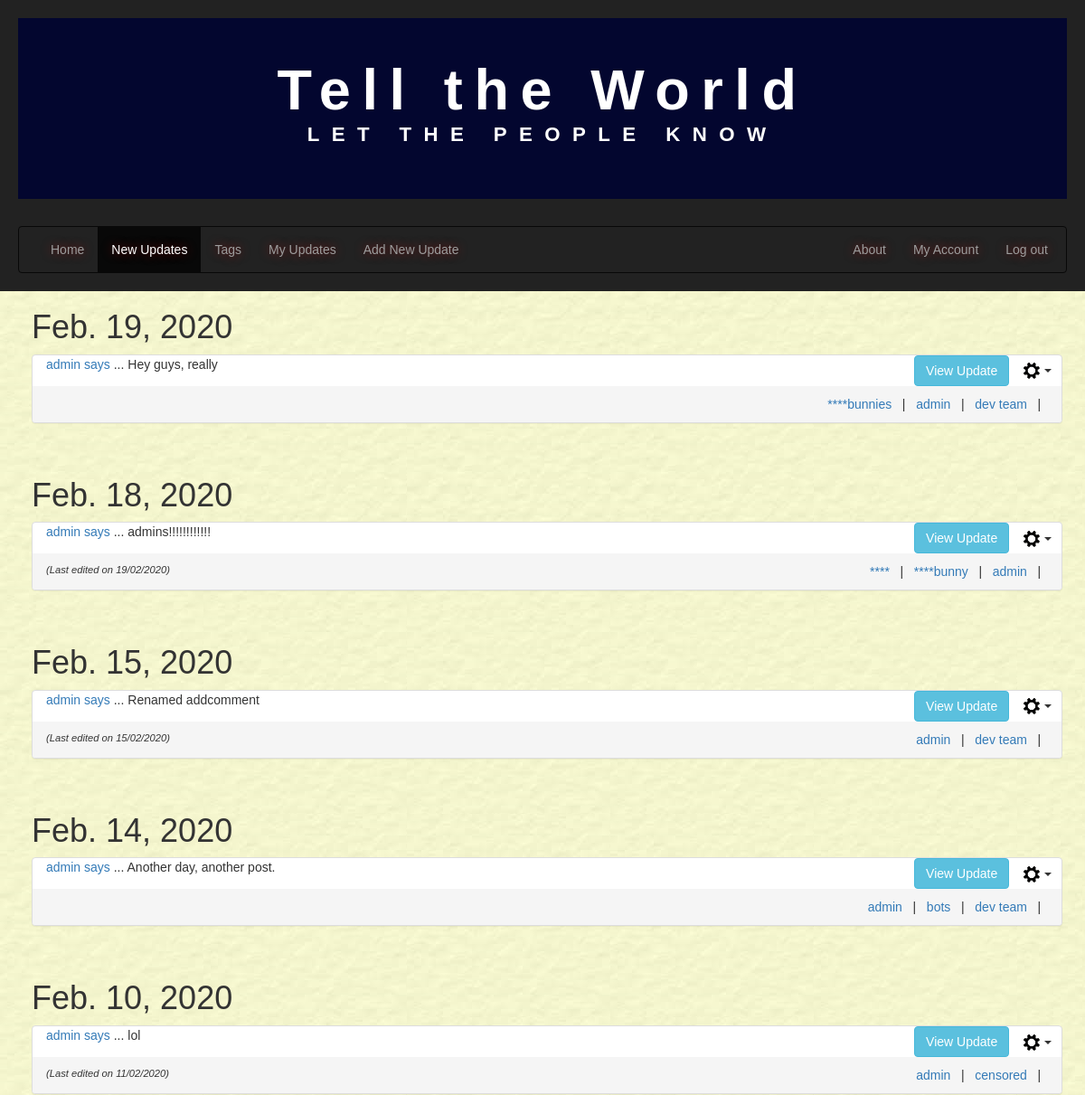
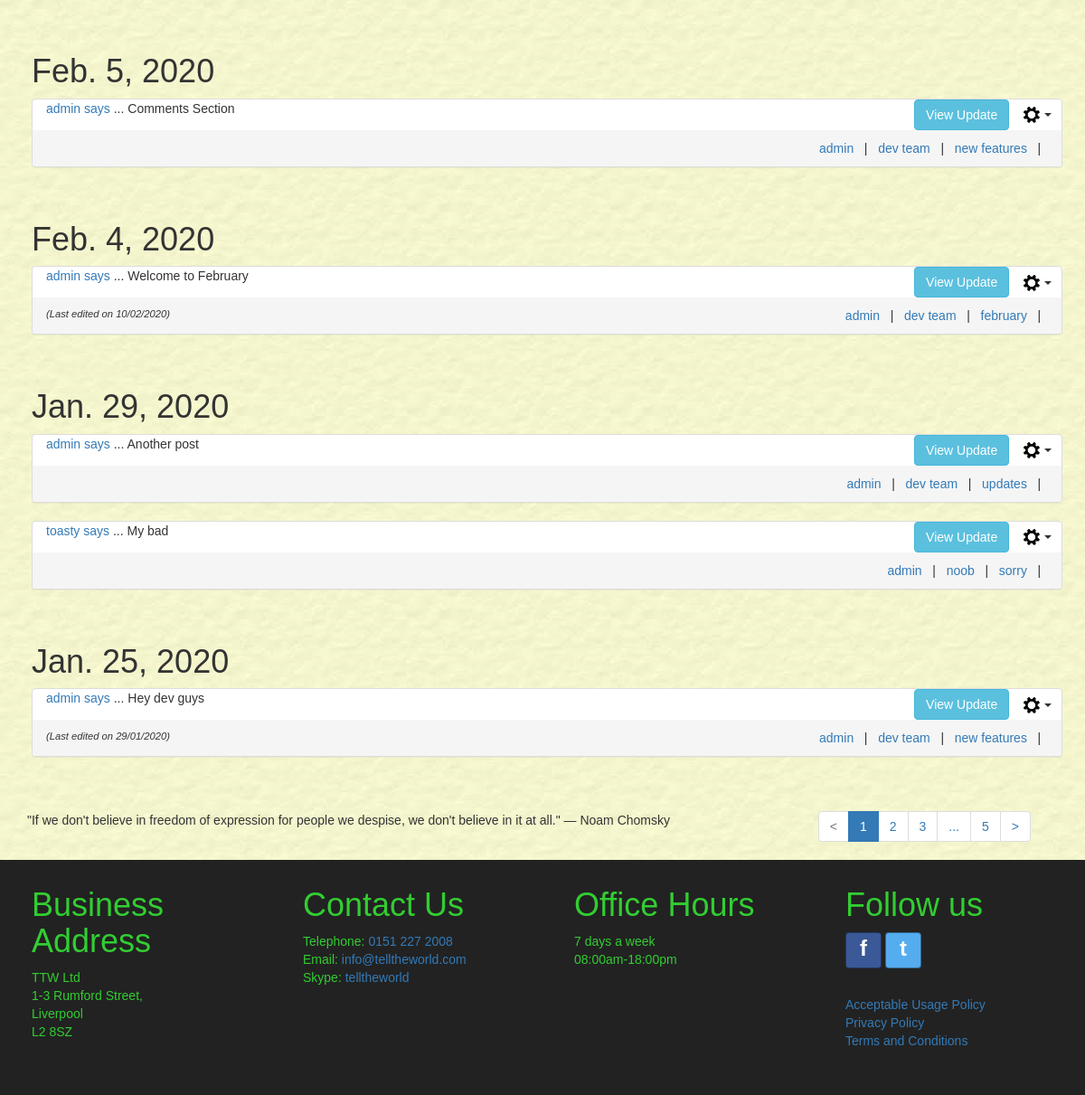
/newupdates/ (signed in), run on an earlier commit of the app's database (2 pictures, top to bottom).
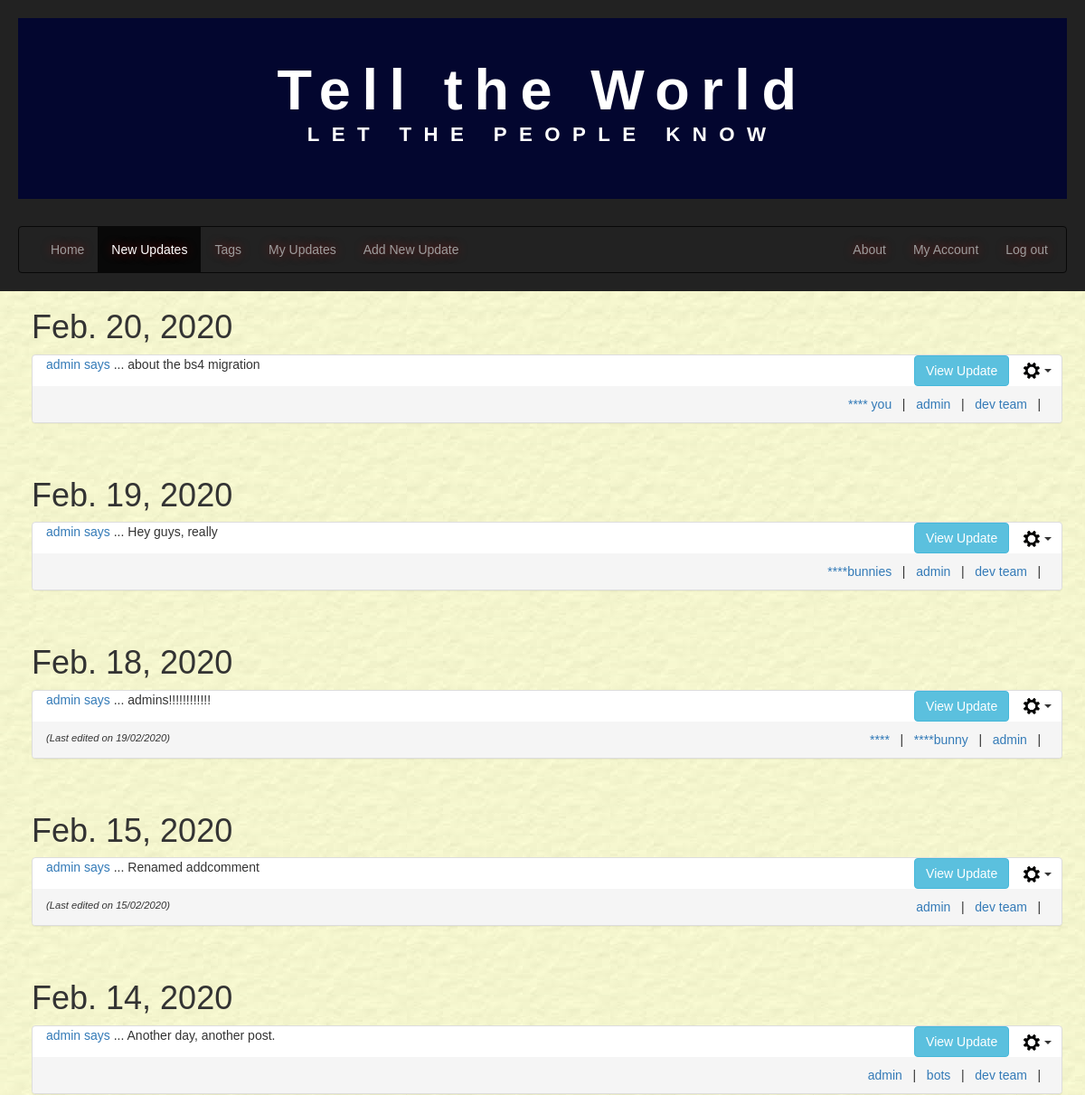
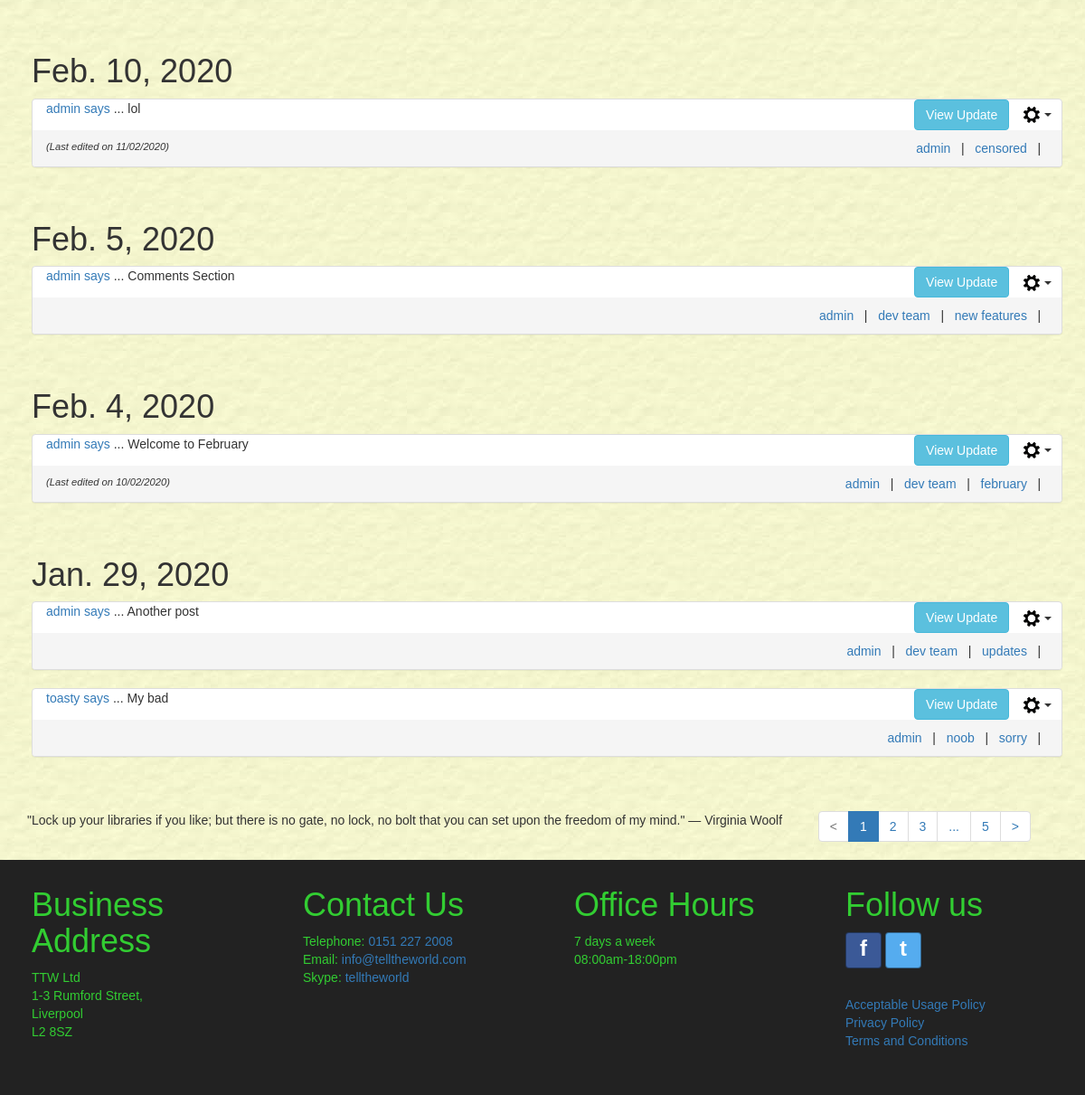
And on a later commit of the database (2 pictures, top to bottom).
### tellings/models.py (models this page shows, shortened)
class UserPost(models.Model):
    postID = models.AutoField(primary_key=True, db_column='postID')
    user = models.ForeignKey(settings.AUTH_USER_MODEL, on_delete=models.CASCADE,
                             db_column='user')
    dateOfPost = models.DateField()
    postTitle = models.CharField(max_length=35, unique=True)
    postText = models.CharField(max_length=255)
    dateOfEdit = models.DateField(null=True, blank=True)
    @property
    def post_tags(self):
        tagmaps = Tagmap.objects.filter(postID=self.postID)
        tagList = sorted([tag.tagID.tagName for tag in tagmaps])
        return tagList
    class Meta:
        verbose_name = "UserPost"
        verbose_name_plural = "UserPosts"

class Tag(models.Model):
    tagID = models.AutoField(primary_key=True, db_column='tagID')
    tagName = models.CharField(max_length=15)
    class Meta:
        ordering = ['tagName']
        verbose_name = "Tag"
        verbose_name_plural = "Tags"

### tellings/views.py (the view)
# urls.py: path('newupdates/', NewUpdatesListView.as_view(), name='newupdates'),
class NewUpdatesListView(LoginRequiredMixin, generic.ListView):
    model = UserPost
    template_name = "tellings/newupdates_list.html"
    paginate_by = 10
    http_method_names = ['get', 'post']
    def get_queryset(self):
        tagName_val = False
        username_val = False
        if self.request.method == 'GET':
            if 'tagName' in self.request.GET:
                tagName_val = self.request.GET.get('tagName', False)
            if 'userName' in self.request.GET:
                username_val = self.request.GET.get('userName', False)
                user_id = User.objects.get(username=username_val).id
        if tagName_val:  # get posts for current user filtered by tagname
            tagID = Tag.objects.get(tagName=tagName_val).tagID
            tagmaps = Tagmap.objects.filter(tagID=tagID)
            postList = [tm.postID.postID for tm in tagmaps]
            if username_val:
                new_context = UserPost.objects.filter(postID__in=postList).filter(user=user_id).order_by('-dateOfPost')
            else:
                new_context = UserPost.objects.filter(postID__in=postList).order_by('-dateOfPost')
        elif username_val:
            new_context = UserPost.objects.filter(user=user_id).order_by('-dateOfPost')
        else:            # get all posts
            new_context = UserPost.objects.all().order_by('-dateOfPost')
        return new_context
    def get_context_data(self, **kwargs):
        context = super(NewUpdatesListView, self).get_context_data(**kwargs)
        current_username = self.request.user.username
        quote = get_random_quote()
        if self.request.method == 'GET':
            if 'tagName' in self.request.GET:
                context['tagName'] = self.request.GET.get('tagName', '')
            if 'userName' in self.request.GET:
                context['userName'] = self.request.GET.get('userName', '')
        context['current_username'] = current_username
        context['quote'] = quote
        return context

### tellings/templatetags/my_tags.py (called while the page is built)
@register.simple_tag(takes_context=True)
def param_replace(context, **kwargs):
    d = context['request'].GET.copy()
    for k, v in kwargs.items():
        d[k] = v
    for k in [k for k, v in d.items() if not v]:
        del d[k]
    return d.urlencode()

### tellings/views.py (called while the page is built)
def get_random_quote():
    secure_random = random.SystemRandom()
    random_quote = secure_random.choice(random_quotes)
    return _(random_quote)

### tellings/templates/tellings/newupdates_list.html (shortened to what this page needs)
{% extends 'tellings/base.html' %}
{% block content %}
  <div class="container-fluid main-content">
    <div class="container allUserUpdates" id="userUpdates">
        {% if userpost_list %}
        {% load static %}
        {% regroup userpost_list by dateOfPost as ordered_post_list %}
        {% for mypost in ordered_post_list %}
        <div class="row">
          <h1>{{ mypost.grouper }}</h1>
          <div class="panel-group">
            {% for item in mypost.list %}
              <div class="panel panel-default" id="panel_post_{{ item.postID }}">
                <div>
                  <div class="col-sm-8 panel-postTitle">
                    <p><a href="{% url 'tellings:newupdates' %}?userName={{ item.user }}" name="{{ item.user }}">
                       {{ item.user }} says</a> ... {{ item.postTitle }}</p>
                  </div>
                  <div class="col-sm-4 align-panel-text-right">
                    <button class="btn btn-info collapse_btn" data-toggle="collapse" data-target="#collapse{{ item.postID }}">View Update</button>
                    {% if current_username %}
                      {% if item.user.username == current_username %}
                        <div class="btn-group">
                            <button type="button" class="btn dropdown-toggle post-cog-btn" data-toggle="dropdown" aria-haspopup="true" aria-expanded="false">
                              <img src="{% static 'tellings/imgs/settings_cog.png' %}" alt="">
                              <span class = "caret"></span>
                            </button>
                        </div>
                      {% else %}
                      <div class="btn-group">
                        <button type="button" class="btn dropdown-toggle post-cog-btn" data-toggle="dropdown" aria-haspopup="true" aria-expanded="false">
                          <img src="{% static 'tellings/imgs/settings_cog.png' %}" alt="">
                          <span class = "caret"></span>
                        </button>
                    </div>
                      {% endif %}
                    {% endif %}
                  </div>
                </div>
                <div class="panel-footer align_between">
                  <span class="align-panel-footer-text-left last-edited-text">
                    {% if item.dateOfEdit %}
                      (Last edited on {{ item.dateOfEdit|date:"d/m/Y" }})
                    {% else %}
                      &nbsp;
                    {% endif %}
                  </span>
                    <span class="align-panel-footer-text-right">
                  {% for tag in item.post_tags %}
                    <a href="{% url 'tellings:newupdates' %}?tagName={{ tag }}" name="{{ tag }}">{{ tag }}</a>
                    &nbsp;&nbsp;|&nbsp;&nbsp;
                  {% endfor %}
                  </span>
                </div>
              </div>
              <br />
            {% endfor %}
          </div>
        </div>
        {% endfor %}
        {% else %}
        <div class="row white-inner-container">
          <br />
          <p>No results found.</p>
        </div>
        {% endif %}
    </div>
  </div>
{% endblock %}

What changed in the data, as far as the page shows it:
no longer on this page (row unchanged): UserPost: grouper "Jan. 25, 2020", user "admin", postTitle "Hey dev guys", dateOfEdit "29/01/2020", post_tags "admin" "dev team" "new features"
added UserPost: grouper "Feb. 20, 2020", user "admin", postTitle "about the bs4 migration", post_tags "admin" "dev team"
added Tag: post_tags "**** you"
Also different on the page:
{{ quote }}: "\"If we don't believe in freedom of expression for people we despise, we don't believe in it at all.\" ― Noam Chomsky" → "\"Lock up your libraries if you like; but there is no gate, no lock, no bolt that you can set upon the freedom of my mind.\" ― Virginia Woolf"
